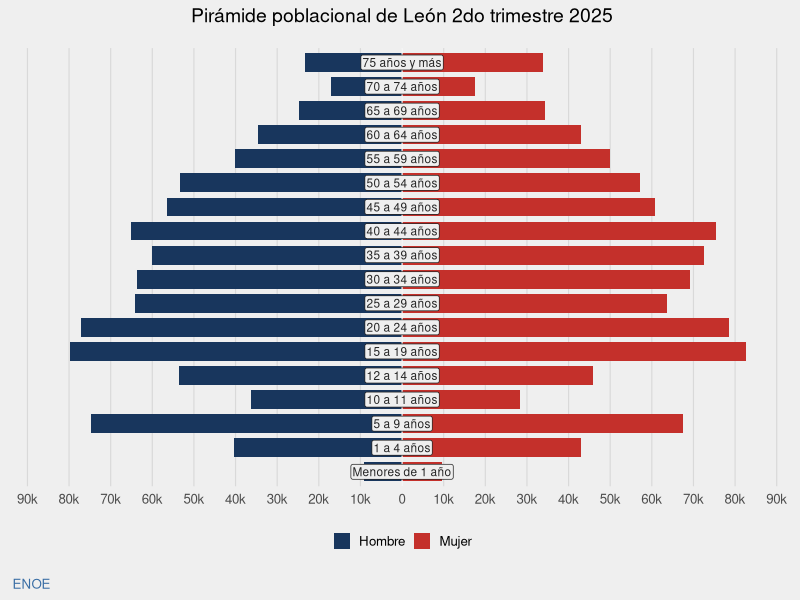
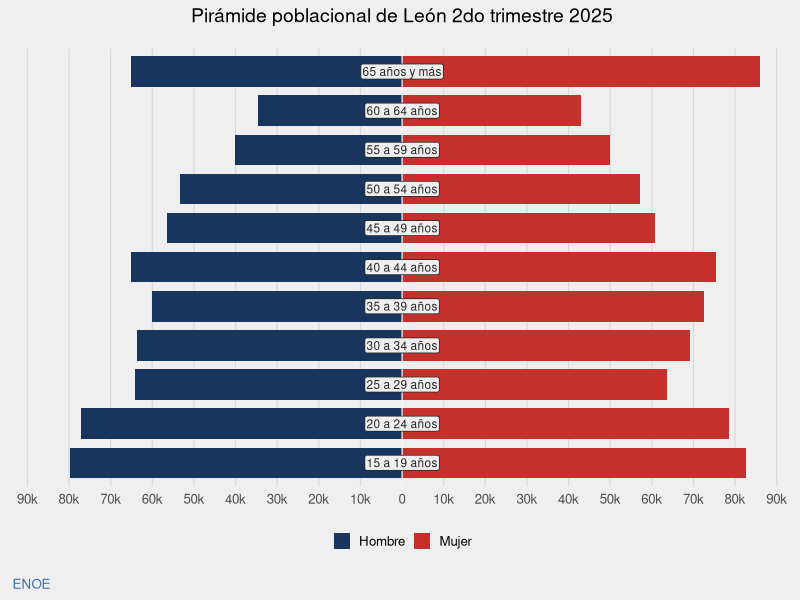
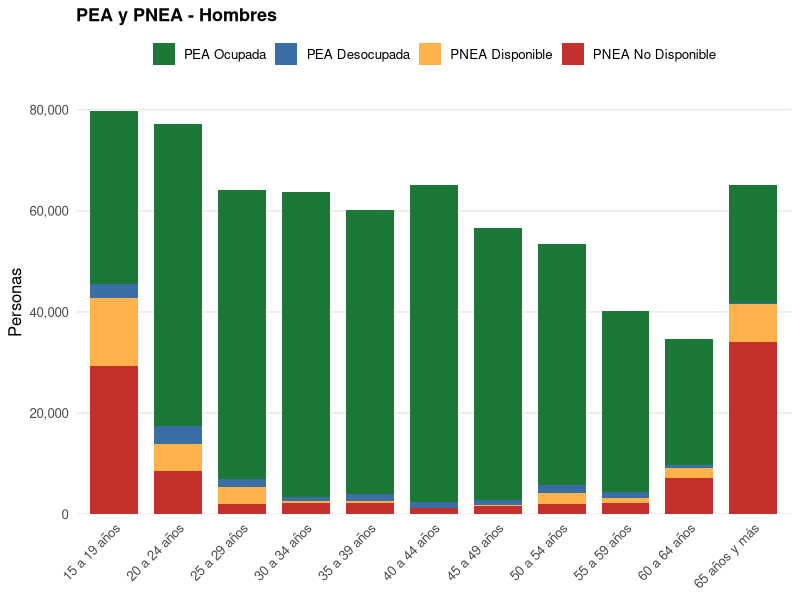
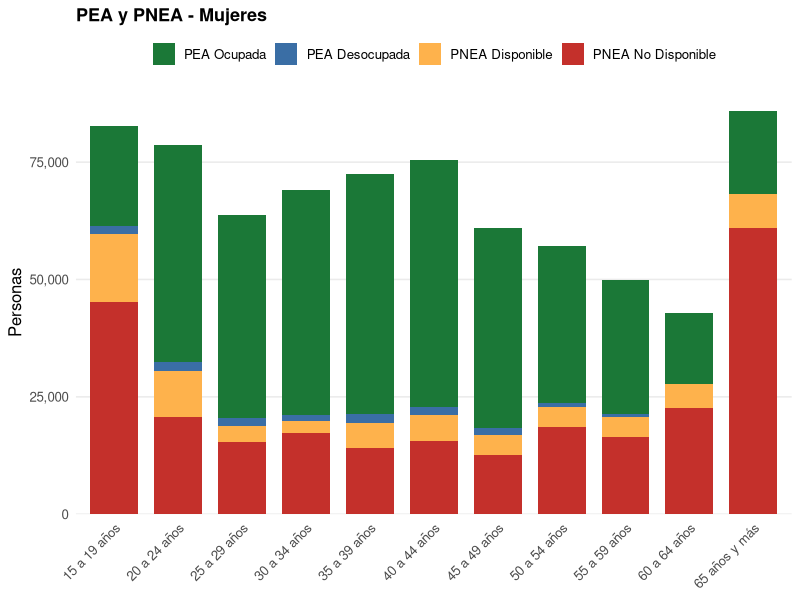
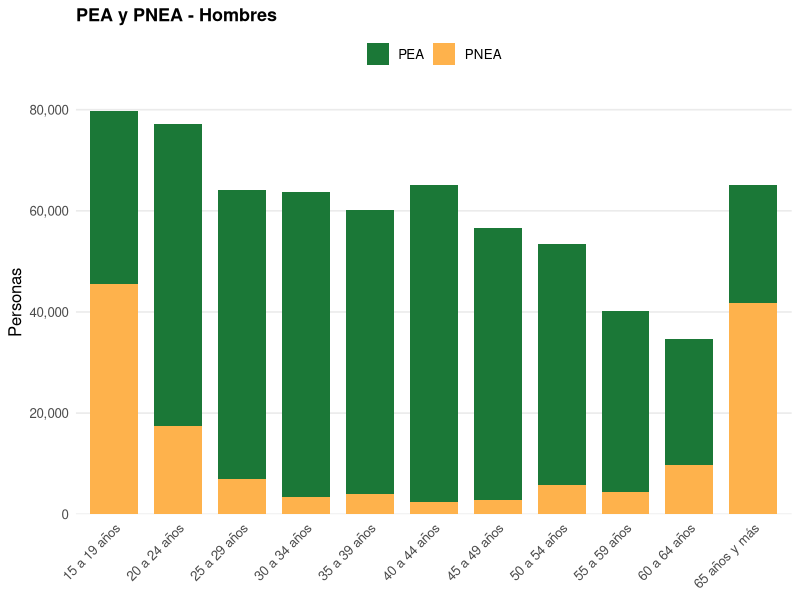
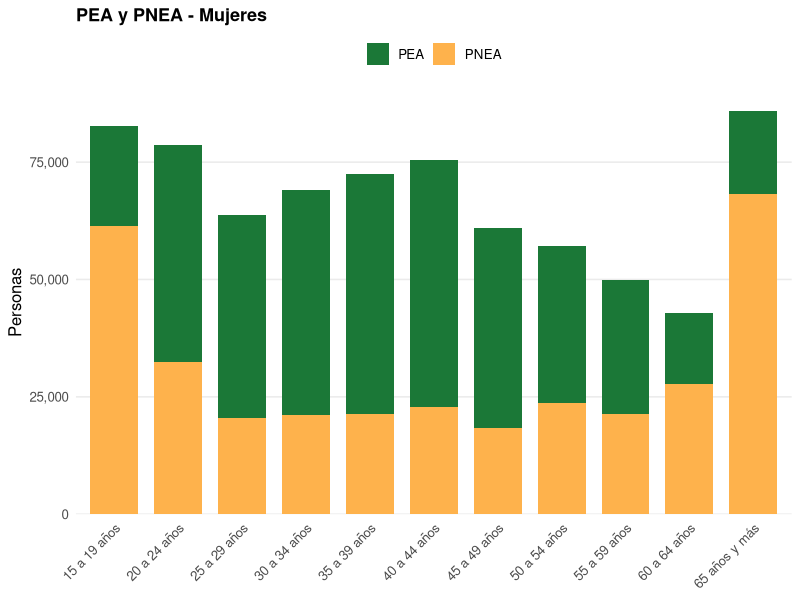
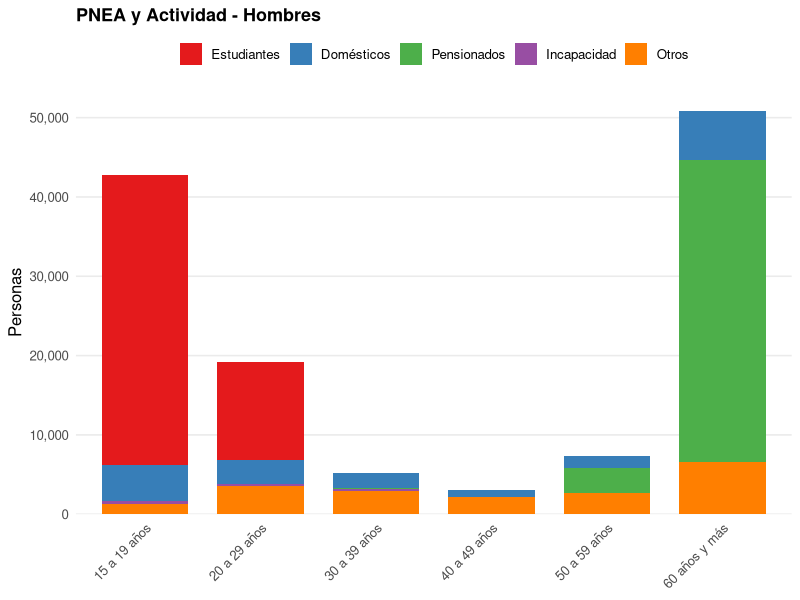
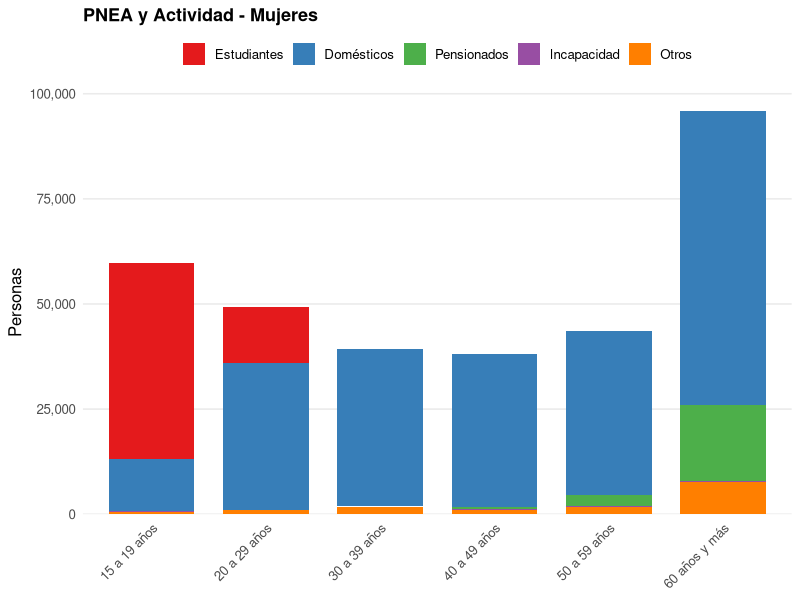

Reproduce these figures in R, in order.
## ---- chunk 1
#| include: false

library(tidyverse)
library(RColorBrewer)
library(writexl)
library(openxlsx)
library(kableExtra)
library(readxl)
library(tidyr)
## ---- chunk 2
#| code-fold: true
#| fig-align: center

data_pob_complete <- read_excel("./data_input/A_1_Pob_Edad_Sexo_complete_2t.xlsx")
orden_grupos_edad <- c(
  "Menores de 1 año", "1 a 4 años","5 a 9 años", "10 a 11 años", "12 a 14 años",
  "15 a 19 años", "20 a 24 años", "25 a 29 años", "30 a 34 años",
  "35 a 39 años", "40 a 44 años", "45 a 49 años", "50 a 54 años",
  "55 a 59 años", "60 a 64 años", "65 a 69 años", "70 a 74 años",
  "75 años y más"
)

data_pob_complete$Grupo <- factor(data_pob_complete$Grupo, levels = orden_grupos_edad)
data_pob_complete$Sexo <- factor(data_pob_complete$Sexo, levels = c("Hombres", "Mujeres"))

grafica_piramide <- function(pob)
{  
pob <- pob |> dplyr::select(Sexo, Grupo, Poblacion) 

pob <- pob |> 
  mutate(
    pob_dir = ifelse(Sexo == "Hombres", -Poblacion, Poblacion)  # signo para el lado
  )

# Límite simétrico del eje (redondeado a la decena de millar superior)
lim <- ceiling(max(pob$Poblacion) / 10000) * 10000
cortes <- seq(-lim, lim, by = 10000)

colores <- c("Hombres" = "#18365d",  
             "Mujeres" = "#c4302b")  

etiquetas <- pob |>  distinct(Grupo)

p <- ggplot(pob, aes(x = pob_dir, y = Grupo, fill = Sexo)) +
  geom_col(width = 0.78) +
  geom_vline(xintercept = 0, color = "white", linewidth = 0.4) +
  # Etiqueta del grupo quinquenal centrada sobre el eje 0.
  # fill = color del fondo para enmascarar las barras detrás; label.size = 0 quita el borde.
  geom_label(
    data = etiquetas,
    aes(x = 0, y = Grupo, label = Grupo),
    inherit.aes = FALSE,
    fill = "#efefef", color = "grey15",
    linewidth = 0, label.padding = unit(0.12, "lines"),
    size = 3
  ) +
  scale_x_continuous(
    breaks = cortes,
    labels = function(x) ifelse(x == 0, "0", paste0(abs(x) / 1000, "k")),
    limits = c(-lim, lim),
    expand = expansion(mult = c(0.02, 0.02))
  ) +
  scale_fill_manual(
    values = colores,
    labels = c("Hombres" = "Hombre", "Mujeres" = "Mujer"),  # leyenda como en la figura
    name   = NULL
  ) +
  labs(
    title   = "Pirámide poblacional de León 2do trimestre 2025",
    x = NULL, y = NULL,
    caption = "ENOE"
  ) +
  theme_minimal(base_size = 12) +
  theme(
    plot.background   = element_rect(fill = "#efefef", color = NA),
    panel.background  = element_rect(fill = "#efefef", color = NA),
    panel.grid.major.x = element_line(color = "#d9d9d9", linewidth = 0.4),
    panel.grid.minor   = element_blank(),
    panel.grid.major.y = element_blank(),
    axis.text.y  = element_blank(),   # la figura original no rotula los grupos
    axis.ticks   = element_blank(),
    plot.title   = element_text(hjust = 0.5, size = 14, margin = margin(b = 15)),
    plot.caption = element_text(hjust = 0, color = "#3a6ea5", margin = margin(t = 15)),
    legend.position = "bottom",
    legend.key.size = unit(0.9, "lines")
  )

return(p)
}

piramide_complete <- grafica_piramide(data_pob_complete)
print(piramide_complete)

## ---- chunk 3
#| code-fold: true
#| fig-align: center

data_pob <- read_excel("./data_input/A_2_Pob_Edad_Sexo_2t.xlsx")
orden_grupos_edad <- c(
  "15 a 19 años", "20 a 24 años", "25 a 29 años", "30 a 34 años",
  "35 a 39 años", "40 a 44 años", "45 a 49 años", "50 a 54 años",
  "55 a 59 años", "60 a 64 años", "65 años y más"
)

data_pob$Grupo <- factor(data_pob$Grupo, levels = orden_grupos_edad)
data_pob$Sexo <- factor(data_pob$Sexo, levels = c("Hombres", "Mujeres"))



piramide_pob <- grafica_piramide(data_pob)
print(piramide_pob)

## ---- chunk 4
#| code-fold: true
#| fig-align: center

data_pea_pnea <- read_excel("./data_input/A_3_PEA_PNEA_2t.xlsx")

orden_grupos_edad <- c(
  "15 a 19 años", "20 a 24 años", "25 a 29 años", "30 a 34 años",
  "35 a 39 años", "40 a 44 años", "45 a 49 años", "50 a 54 años",
  "55 a 59 años", "60 a 64 años", "65 años y más")
orden_condicion <- c("PEA Ocupada", "PEA Desocupada", "PNEA Disponible", "PNEA No Disponible")

data_pea_pnea$Grupo <- factor(data_pea_pnea$Grupo, levels = orden_grupos_edad)
data_pea_pnea$Sexo <- factor(data_pea_pnea$Sexo, levels = c("Hombres", "Mujeres"))
data_pea_pnea$Condicion <- factor(data_pea_pnea$Condicion, levels = orden_condicion)

colores <- c("PEA Ocupada" = "#1b7837", "PEA Desocupada" = "#3a6ea5", 
             "PNEA Disponible" = "#feb24c", "PNEA No Disponible" = "#c4302b")

# Función: diagrama de barras apiladas para un sexo
grafico_pea_pnea_general <- function(sx) {
  ggplot(filter(data_pea_pnea, Sexo == sx),
         aes(x = Grupo, y = Poblacion, fill = Condicion)) +
    geom_col(width = 0.75) +
    scale_fill_manual(values = colores, name = NULL) +
    scale_y_continuous(labels = scales::comma,
                       expand = expansion(mult = c(0, 0.05))) +
    labs(title = paste0("PEA y PNEA - ", sx),
         x = NULL, y = "Personas") +
    theme_minimal(base_size = 12) +
    theme(
      axis.text.x        = element_text(angle = 45, hjust = 1),
      panel.grid.major.x = element_blank(),
      panel.grid.minor   = element_blank(),
      legend.position    = "top",
      plot.title         = element_text(face = "bold", size = 13)
    )
}

p_hombres <- grafico_pea_pnea_general("Hombres")
p_mujeres <- grafico_pea_pnea_general("Mujeres")

print(p_hombres)
print(p_mujeres)

## ---- chunk 5
#| code-fold: true
#| fig-align: center


data_pea_pnea$Condicion_estudio <- factor(data_pea_pnea$Condicion_estudio, levels = c("PEA", "PNEA"))

colores <- c("PEA" = "#1b7837", "PNEA" = "#feb24c")

# Función: diagrama de barras apiladas para un sexo
grafico_pea_pnea <- function(sx) {
  ggplot(filter(data_pea_pnea, Sexo == sx),
         aes(x = Grupo, y = Poblacion, fill = Condicion_estudio)) +
    geom_col(width = 0.75) +
    scale_fill_manual(values = colores, name = NULL) +
    scale_y_continuous(labels = scales::comma,
                       expand = expansion(mult = c(0, 0.05))) +
    labs(title = paste0("PEA y PNEA - ", sx),
         x = NULL, y = "Personas") +
    theme_minimal(base_size = 12) +
    theme(
      axis.text.x        = element_text(angle = 45, hjust = 1),
      panel.grid.major.x = element_blank(),
      panel.grid.minor   = element_blank(),
      legend.position    = "top",
      plot.title         = element_text(face = "bold", size = 13)
    )
}

p_hombres <- grafico_pea_pnea("Hombres")
p_mujeres <- grafico_pea_pnea("Mujeres")

print(p_hombres)
print(p_mujeres)

## ---- chunk 6
#| code-fold: true
#| fig-align: center

data_pnea_actividad_b <- read_excel("./data_input/A_4_PNEA_Actividad_2t.xlsx")

orden_grupos_edad <- c(
  "15 a 19 años", "20 a 29 años", "30 a 39 años",
  "40 a 49 años", "50 a 59 años", "60 años y más")

orden_condicion <- c("Estudiantes", "Domésticos", "Pensionados", "Incapacidad", "Otros")

data_pnea_actividad_b$Grupo <- factor(data_pnea_actividad_b$Grupo, levels = orden_grupos_edad)
data_pnea_actividad_b$Sexo <- factor(data_pnea_actividad_b$Sexo, levels = c("Hombres", "Mujeres"))
data_pnea_actividad_b$Condicion <- factor(data_pnea_actividad_b$Condicion, levels = orden_condicion)



# Función: diagrama de barras apiladas para un sexo
grafico_actividad_sexo <- function(sx) {
  ggplot(filter(data_pnea_actividad_b, Sexo == sx),
         aes(x = Grupo, y = Poblacion, fill = Condicion)) +
    geom_col(width = 0.75) +
    scale_fill_brewer(palette = "Set1", name = NULL) +
    scale_y_continuous(labels = scales::comma,
                       expand = expansion(mult = c(0, 0.05))) +
    labs(title = paste0("PNEA y Actividad - ", sx),
         x = NULL, y = "Personas") +
    theme_minimal(base_size = 12) +
    theme(
      axis.text.x        = element_text(angle = 45, hjust = 1),
      panel.grid.major.x = element_blank(),
      panel.grid.minor   = element_blank(),
      legend.position    = "top",
      plot.title         = element_text(face = "bold", size = 13)
    )
}

p_hombres <- grafico_actividad_sexo("Hombres")
p_mujeres <- grafico_actividad_sexo("Mujeres")

print(p_hombres)
print(p_mujeres)
## ---- chunk 7
#| code-fold: true
#| fig-align: center
#| fig-width: 10

data_ocup <- read_excel("./data_input/A_5_PO_ocupacion_2t.xlsx")

orden_ocupacion <- c("Profesionales, técnicos y trabajadores del arte", 
                     "Trabajadores de la educación", "Funcionarios y directivos", 
                     "Oficinistas", "Trabajadores industriales, artesanos y ayudantes", 
                     "Comerciantes", "Operadores de transportes", "Trabajadores en servicios personales", "Trabajadores en protección y vigilancia", "Trabajadores agropecuarios", "No especificado")

data_ocup$Grupo_ocupacion <- factor(data_ocup$Grupo_ocupacion, levels = orden_ocupacion)
data_ocup$Sexo <- factor(data_ocup$Sexo, levels = c("Hombres", "Mujeres"))




ggplot(data_ocup, aes(x = Sexo, y = Porcentaje_est_sexo, fill = Grupo_ocupacion)) +
  geom_col(width = 0.75) +
  scale_fill_brewer(palette = "Spectral", name = NULL) +
  labs(title = "Distribución estimada ocupacional de la población ocupada",
       x = NULL, y = "Proporción") +
  theme_minimal(base_size = 12) +
  theme(
    axis.text.x        = element_text(angle = 45, hjust = 0.5),
    panel.grid.major.x = element_blank(),
    panel.grid.minor   = element_blank(),
    legend.position    = "right",
    plot.title         = element_text(face = "bold", size = 13)
  )



## ---- chunk 8
#| code-fold: true
#| fig-align: center


data_ing <- read_excel("./data_input/A_6_PO_ingreso_2t.xlsx")

orden_ocupacion <- c("Profesionales, técnicos y trabajadores del arte", 
                     "Trabajadores de la educación", "Funcionarios y directivos", 
                     "Oficinistas", "Trabajadores industriales, artesanos y ayudantes", 
                     "Comerciantes", "Operadores de transportes", "Trabajadores en servicios personales", "Trabajadores en protección y vigilancia", "Trabajadores agropecuarios", "No especificado")

orden_nivel_ingreso <- c("Hasta un s.m.", "1 a 2 s.m.", "2 a 3 s.m.", "3 a 5 s.m.",
                         "Más de 5 s.m.", "No ingresos", "No especifica")

data_ing$Grupo_ocupacion <- factor(data_ing$Grupo_ocupacion, levels = orden_ocupacion)
data_ing$label_ocupacion <- factor(data_ing$label_ocupacion)
data_ing$Sexo <- factor(data_ing$Sexo, levels = c("Hombres", "Mujeres"))
data_ing$Nivel_ingresos <- factor(data_ing$Nivel_ingresos, levels = orden_nivel_ingreso)



ggplot(data_ing, aes(x = label_ocupacion, y = Pob_est, fill = Nivel_ingresos)) +
  geom_col(width = 0.75) +
  scale_fill_brewer(palette = "Spectral", name = NULL) +
  labs(title = "Distribución de ingresos por ocupación",
       x = "Ocupación", y = "Población") +
  theme_minimal(base_size = 12) +
  theme(
    #axis.text.x        = element_text(angle = 90),
    panel.grid.major.x = element_blank(),
    panel.grid.minor   = element_blank(),
    legend.position    = "right",
    plot.title         = element_text(face = "bold", size = 13)
  )

data_ing |> filter(Sexo == "Hombres") |>
ggplot(aes(x = label_ocupacion, y = Pob_est, fill = Nivel_ingresos)) +
  geom_col(width = 0.75) +
  scale_fill_brewer(palette = "Spectral", name = NULL) +
  labs(title = "Distribución de ingresos por ocupación-Hombres",
       x = "Ocupación", y = "Población") +
  theme_minimal(base_size = 12) +
  theme(
    #axis.text.x        = element_text(angle = 90),
    panel.grid.major.x = element_blank(),
    panel.grid.minor   = element_blank(),
    legend.position    = "right",
    plot.title         = element_text(face = "bold", size = 13)
  )

data_ing |> filter(Sexo == "Mujeres") |>
ggplot(aes(x = label_ocupacion, y = Pob_est, fill = Nivel_ingresos)) +
  geom_col(width = 0.75) +
  scale_fill_brewer(palette = "Spectral", name = NULL) +
  labs(title = "Distribución de ingresos por ocupación-Mujeres",
       x = "Ocupación", y = "Población") +
  theme_minimal(base_size = 12) +
  theme(
    #axis.text.x        = element_text(angle = 90),
    panel.grid.major.x = element_blank(),
    panel.grid.minor   = element_blank(),
    legend.position    = "right",
    plot.title         = element_text(face = "bold", size = 13)
  )
